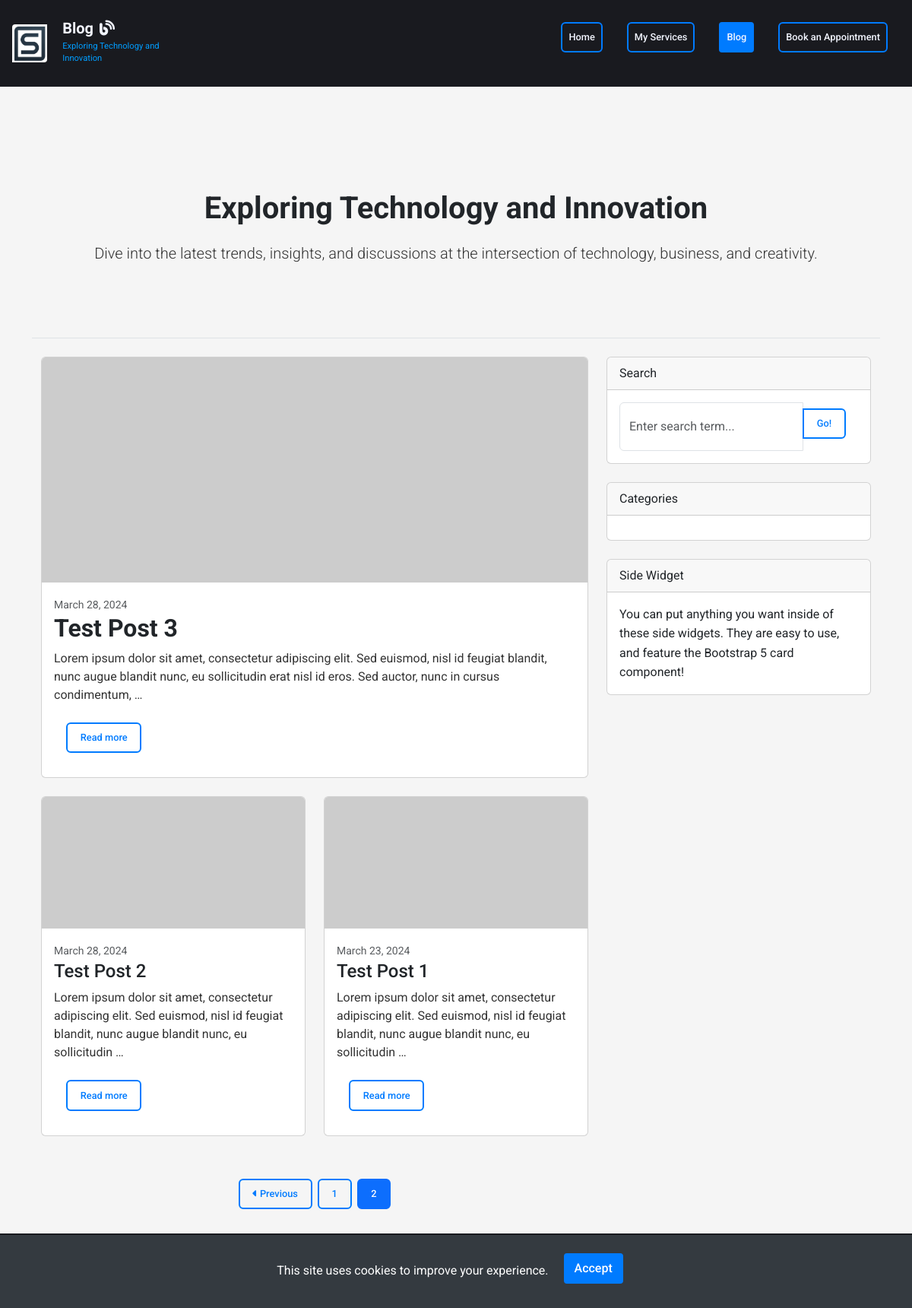
/blog/?page=2, run on an earlier commit of the app's database.
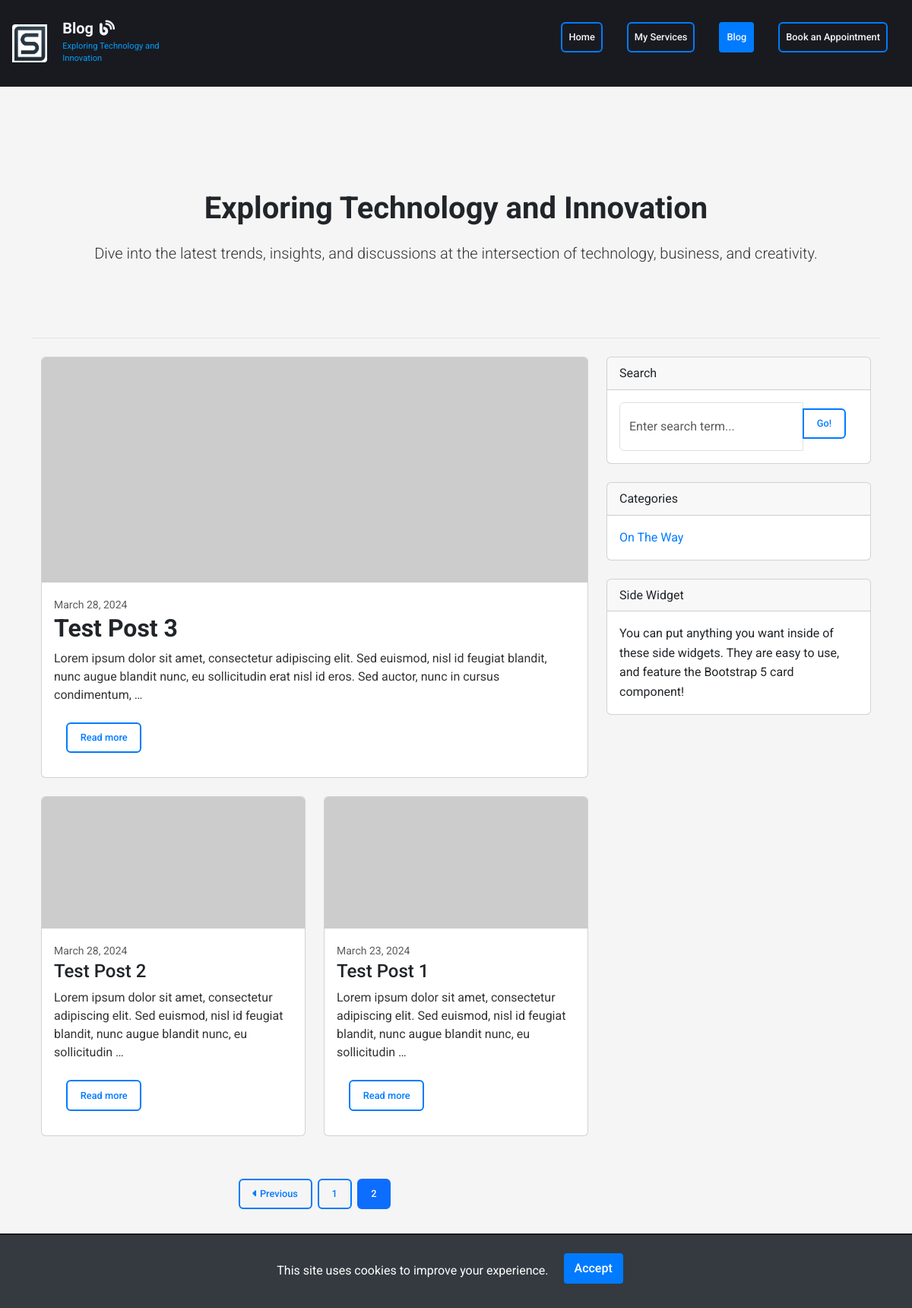
And on a later commit of the database.
### blog/models.py (models this page shows, shortened)
class BlogPost(models.Model):
    title = models.CharField(max_length=200)
    slug = models.SlugField(max_length=250, unique_for_date='created_at', null=True, blank=True)
    content = models.TextField()
    created_at = models.DateTimeField(auto_now_add=True)
    updated_at = models.DateTimeField(auto_now=True)
    image = models.ImageField(upload_to='blog_images/', blank=True, null=True)
    author = models.ForeignKey(User, on_delete=models.CASCADE, null=True)
    categories = models.ManyToManyField(Category, related_name='blog_posts')
    def get_absolute_url(self):
        return reverse('blog:blog_detail', args=[self.pk])

class Category(models.Model):
    name = models.CharField(max_length=100)

### blog/views.py (the view)
# urls.py: path('', BlogPostListView.as_view(), name='blogpost_list'),
class BlogPostListView(ListView):
    model = BlogPost
    template_name = 'blog/blogpost_list.html'
    context_object_name = 'blogposts'
    paginate_by = 3
    def get_queryset(self):
        return BlogPost.objects.order_by('-created_at')
    def get_context_data(self, **kwargs):
        context = super(BlogPostListView, self).get_context_data(**kwargs)
        context['categories'] = Category.objects.all()
        return context

### blog/templates/blog/blogpost_list.html (shortened to what the changed rows need)
{% extends "base.html" %}
{% block content %}
<header class="blog-header py-5 border-bottom mb-4">
  <div class="container">
    <div class="header-content text-center my-5">
      <h1 class="fw-bolder">Exploring Technology and Innovation</h1>
    </div>
  </div>
</header>
<div class="container">
  <div class="row">
    <div class="col-lg-8">
      {% with blogposts.first as featured_post %}
      <article class="card mb-4">
        <div class="card-body">
          <h2 class="card-title">{{ featured_post.title }}</h2>
        </div>
      </article>
      {% endwith %}
      <div class="row">
        {% for blogpost in blogposts %}
        {% if not forloop.first %}
        <div class="col-lg-6">
          <article class="card mb-4">
            <a href="{{ blogpost.get_absolute_url }}" aria-label="Read more about {{ blogpost.title }}">
              <img class="card-img-top" src="https://dummyimage.com/700x350/dee2e6/6c757d.jpg" alt="Image for {{ blogpost.title }}" />
            </a>
            <div class="card-body">
              <time class="small text-muted" datetime="{{ blogpost.created_at|date:"Y-m-d" }}">{{ blogpost.created_at|date:"F d, Y" }}</time>
              <h3 class="card-title h4">{{ blogpost.title }}</h3>
              <p class="card-text">{{ blogpost.content|truncatewords:20 }}</p>
              <a class="btn btn-outline-primary mt-2 align-self-start" href="{{ blogpost.get_absolute_url }}" aria-label="Read more about {{ blogpost.title }}">Read more <span class="sr-only">{{ blogpost.title }}</span></a>
            </div>
          </article>
        </div>
        {% endif %}
        {% empty %}
        <p>No blog posts yet.</p>
        {% endfor %}
      </div>
      <nav aria-label="Pagination">
        <ul class="pagination justify-content-center my-4">
          {% for num in page_obj.paginator.page_range %}
            {% if page_obj.number == num %}
              <li class="page-item active" aria-current="page">
                <a class="page-link btn btn-outline-primary btn-sm-pagination" href="?page={{ num }}">{{ num }}</a>
              </li>
            {% elif num > page_obj.number|add:'-3' and num < page_obj.number|add:'3' %}
              <li class="page-item">
                <a class="page-link btn btn-outline-primary btn-sm-pagination" href="?page={{ num }}">{{ num }}</a>
              </li>
            {% endif %}
          {% endfor %}
        </ul>
      </nav>
    </div>
    <div class="col-lg-4">
      <div class="card mb-4">
        <div class="card-body">
          <div class="row">
            <div class="col">
              <ul class="list-unstyled mb-0">
                {% for category in categories %}
                <li><a href="{{ post.get_absolute_url }}">{{ category.name }}</a></li>
                {% endfor %}
              </ul>
            </div>
          </div>
        </div>
      </div>
    </div>
  </div>
</div>
{% endblock %}

What changed in the data, as far as the page shows it:
added Category: name "On The Way"
